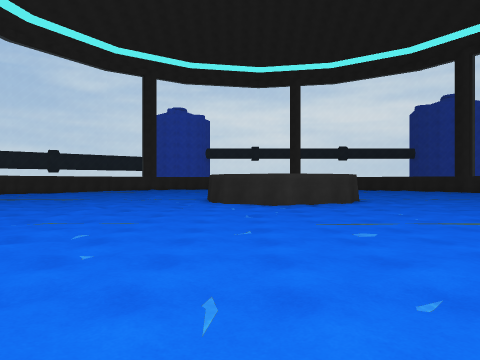
View 1 (above)

17 first-person views from a walk through a 3-D level made in the Unity game engine. The camera is 1.5 m above the floor, looks level and sees 70° across. The floor is counted in squares, 2 m on a side. Each view is taken from the middle of a square. On the plan, view 1 faces up. The plan holds only what a view shows up to about 11 squares ahead; the rest is blank. The place goes on beyond the plan. The player is left out.

View 2
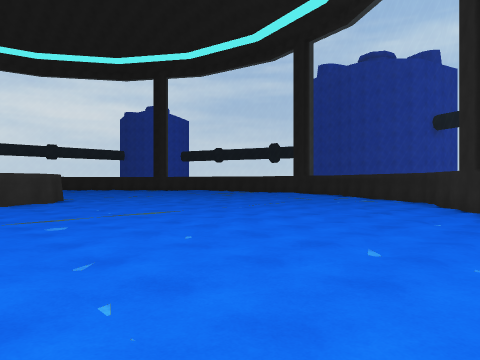

View 3
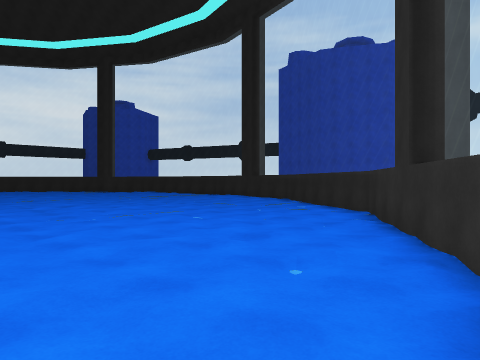

View 4
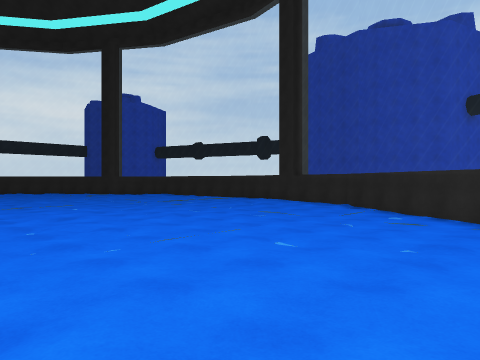

View 5
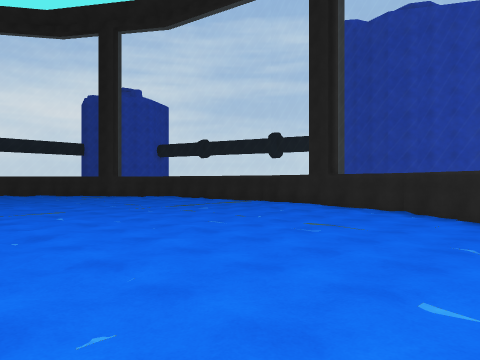

View 6
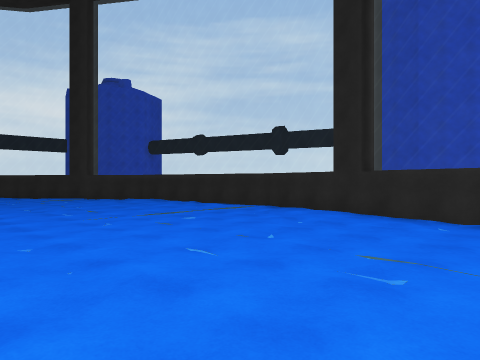

View 7
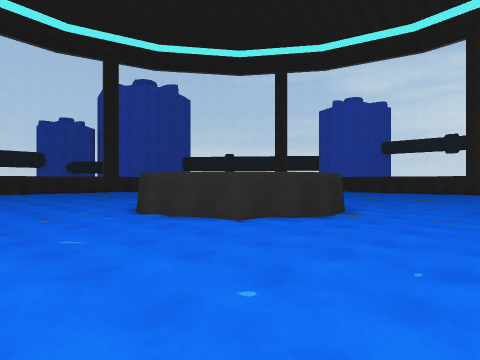

View 8
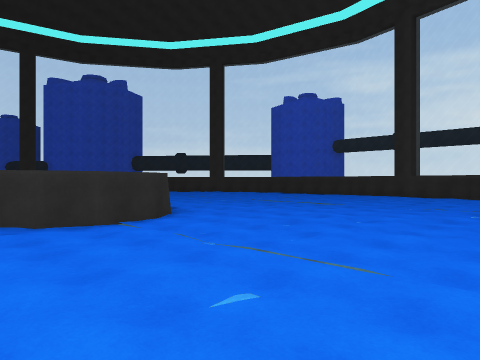

View 9
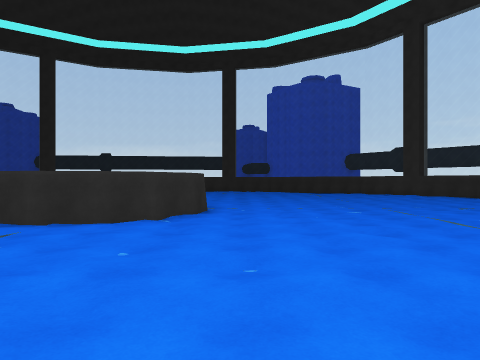

View 10
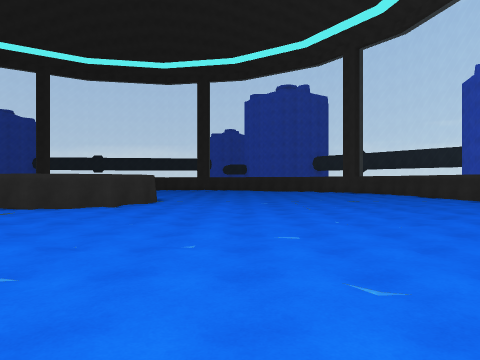

View 11
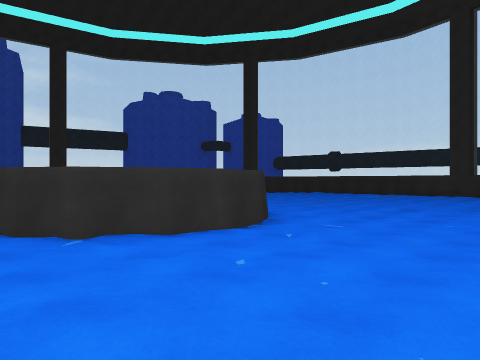

View 12
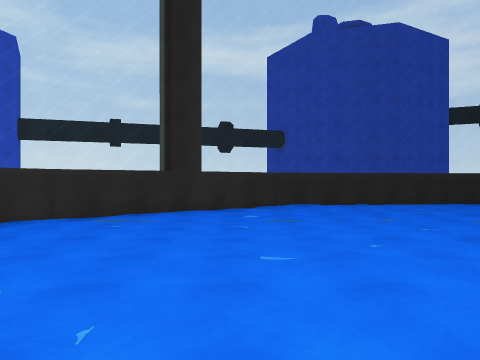

View 13
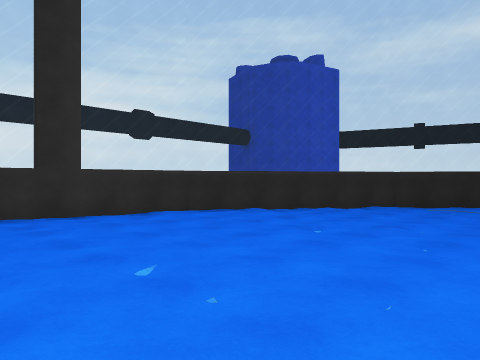

View 14
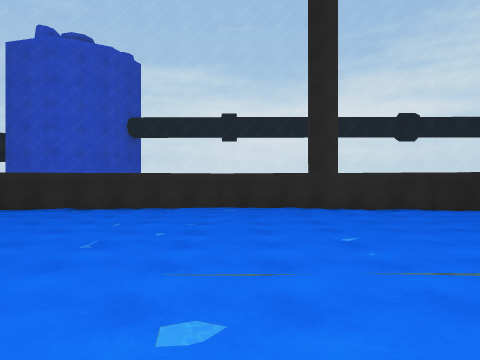

View 15
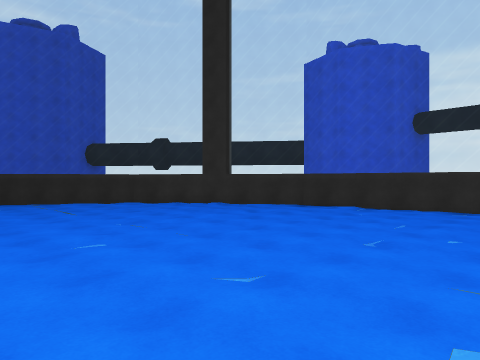

View 16
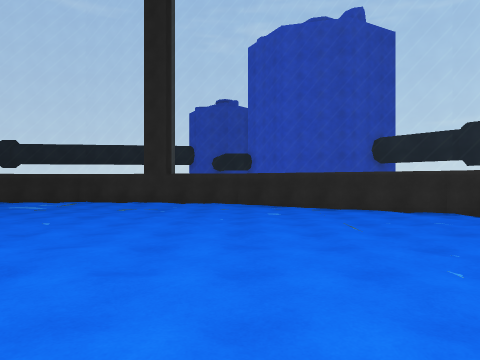

View 17
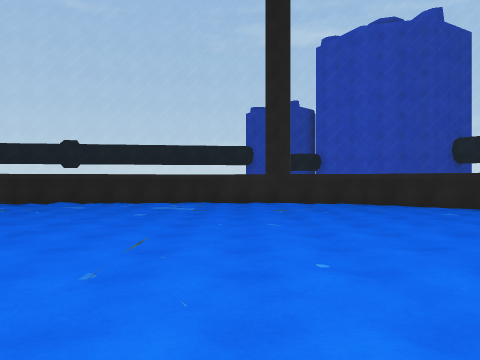

### Floor plan
Points are (right, up) in squares from view 1. A wall is a line through its corners. A room is listed if a view was taken in it or the views show most of it. See-through windows are left out.
Room 1 (views 1, 2, 3, 4, 5, 6, 7, 8, 9, 10, 11, 12, 13, 14, 15, 16, 17)
walls: (-0.4, 14.4) (0.4, 14.9) (1.6, 15.2) (2.3, 15) (3.4, 14.3) (3.9, 13.5) (4.2, 12.5) (4, 11.6) (3.3, 10.6) (2.6, 10.1) (1.5, 9.8) (0.7, 10) (-0.5, 10.8); (-12, 8.8) (-11.7, 7.1) (-11.4, 6.7); (7.3, -0.4) (11.6, 2.4) (14.7, 7) (15.7, 12.5) (14.7, 17.9) (11.6, 22.6) (6.9, 25.7) (1.5, 26.7) (-3.9, 25.7) (-8.6, 22.6) (-11.7, 18) (-12, 16.1)

Where each view was taken, in squares from view 1:
view 1: 0 up, 0 right, facing up
view 2: 1 down, 0 right, facing up-right
view 3: 1 down, 4 right, facing up-right
view 4: 2 up, 5 right, facing up-right
view 5: 4 up, 6 right, facing up-right
view 6: 6 up, 8 right, facing up-right
view 7: 6 up, 8 right, facing up-left
view 8: 10 up, 10 right, facing up-left
view 9: 16 up, 10 right, facing left
view 10: 18 up, 13 right, facing left
view 11: 19 up, 5 right, facing down-left
view 12: 19 up, 5 right, facing right
view 13: 19 up, 2 right, facing up-right
view 14: 17 up, 2 right, facing up
view 15: 17 up, 2 right, facing up-left
view 16: 18 up, 1 left, facing left
view 17: 14 up, 1 left, facing left
